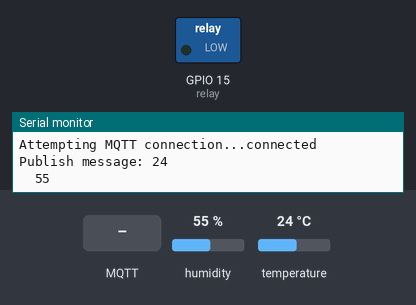
Simulated run of this sketch. Board: ESP8266 (NodeMCU). On the bench: switched loads named in the sketch (green lamp = pin HIGH), the last lines printed to the serial monitor. Inputs (shaded band) come from the test bench; at power-on: humidity 55 %, temperature 24 °C. WiFi joins after 1.5 s; servers stay silent unless stated; random numbers use the default seed unless the sketch sets one; no MQTT or app messages arrive unless stated.

Above: at 2.7 s.
2.8 s: MQTT message "1" arrives on the first subscribed topic
At 4.0 s:
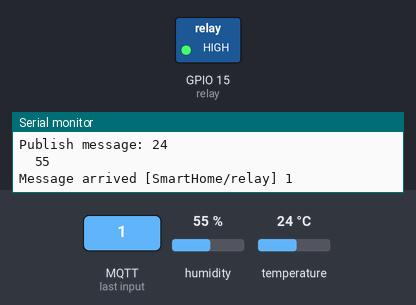
4.3 s: MQTT message "0" arrives on the first subscribed topic
At 5.3 s:
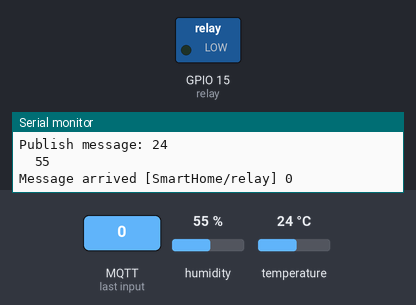
Timing chart, 0 to 7.3 s (numbered marks = the images above; inputs shaded):
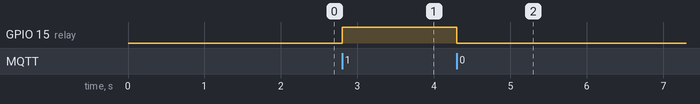

Measured:
- after the input at 2.8 s, GPIO 15 (relay): LOW → HIGH at once
- after the input at 4.3 s, GPIO 15 (relay): HIGH → LOW at once

The sketch:

mqtt_esp8266.ino
```cpp
#include <ESP8266WiFi.h>
#include <PubSubClient.h>
#include <DHT.h>

const char* ssid = "MyWifi";
const char* password = "cempedak2";
const char* mqtt_server = "test.mosquitto.org";

WiFiClient espClient;
PubSubClient client(espClient);
DHT dhtd(13, DHT11);

unsigned long lastMsg = 0;
#define MSG_BUFFER_SIZE	(50)
char msg1[MSG_BUFFER_SIZE];
char msg2[MSG_BUFFER_SIZE];
int value1 = 0, value2 = 0;
const int relay = 15;

void setup_wifi() {

  delay(10);
  Serial.println();
  Serial.print("Connecting to ");
  Serial.println(ssid);

  WiFi.mode(WIFI_STA);
  WiFi.begin(ssid, password);

  while (WiFi.status() != WL_CONNECTED) {
    delay(500);
    Serial.print(".");
  }

  randomSeed(micros());

  Serial.println("");
  Serial.println("WiFi connected");
  Serial.println("IP address: ");
  Serial.println(WiFi.localIP());
}

void callback(char* topic, byte* payload, unsigned int length) {
  Serial.print("Message arrived [");
  Serial.print(topic);
  Serial.print("] ");
  for (int i = 0; i < length; i++) {
    Serial.print((char)payload[i]);
  }
  Serial.println();

  if ((char)payload[0] == '1') {
    digitalWrite(relay, HIGH);
  } else {
    digitalWrite(relay, LOW);
  }
}

void reconnect() {
  while (!client.connected()) {
    Serial.print("Attempting MQTT connection...");
    String clientId = "ESP8266Client-";
    clientId += String(random(0xffff), HEX);
    if (client.connect(clientId.c_str())) {
      Serial.println("connected");
      client.publish("SmartHome/temp", "temp is ready");
      client.publish("SmartHome/humid", "humid is ready");
      client.subscribe("SmartHome/relay");
    } else {
      Serial.print("failed, rc=");
      Serial.print(client.state());
      Serial.println(" try again in 5 seconds");
      delay(5000);
    }
  }
}

void setup() {
  pinMode(relay, OUTPUT);
  Serial.begin(115200);
  setup_wifi();
  client.setServer(mqtt_server, 1883);
  client.setCallback(callback);
  dhtd.begin();
}

void loop() {
  if (!client.connected()) {
    reconnect();
  }
  client.loop();
  unsigned long now = millis();
  if (now - lastMsg > 2000) {
    lastMsg = now;
    value1 = dhtd.readTemperature();
    value2 = dhtd.readHumidity();
    snprintf (msg1, MSG_BUFFER_SIZE, "%ld", value1);
    snprintf (msg2, MSG_BUFFER_SIZE, "%ld", value2);
    Serial.print("Publish message: ");
    Serial.println(msg1);
    Serial.print("  ");
    Serial.println(msg2);
    client.publish("SmartHome/temp", msg1);
    client.publish("SmartHome/humid", msg2);
  }
}
```
